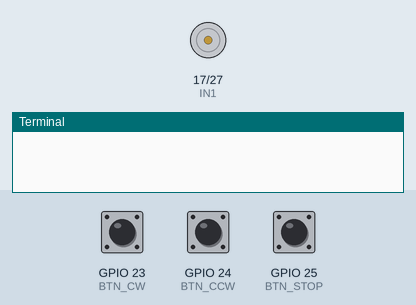
Simulated run of this program. Board: Raspberry Pi (BCM pin numbers). Shown: motor-driver pin pairs drawn as motors (green arrow = first pin HIGH = forward, orange = second pin HIGH = backward, longer = more drive, scaled by the enable pin), the last lines printed to the terminal. The test bench sets the inputs (shaded band); at power-on: GPIO 23 (BTN_CW) HIGH, GPIO 24 (BTN_CCW) HIGH, GPIO 25 (BTN_STOP) HIGH.

Above: at 1.2 s.
1.3 s: GPIO 23 (BTN_CW) pulled LOW for 0.15 s
At 2.5 s:
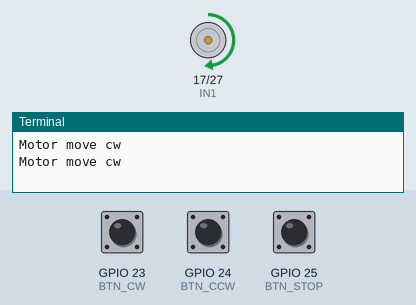
2.9 s: GPIO 24 (BTN_CCW) pulled LOW for 0.15 s
At 3.7 s:
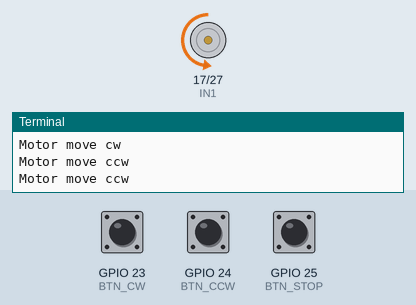
4.5 s: GPIO 25 (BTN_STOP) pulled LOW for 0.15 s
At 5.0 s:
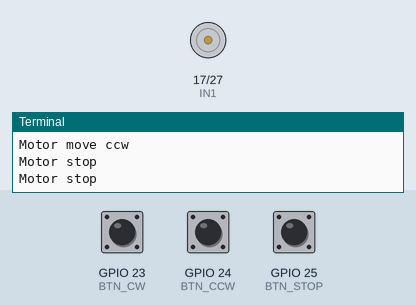
6.1 s: GPIO 23 (BTN_CW) pulled LOW for 1 s
At 7.4 s:
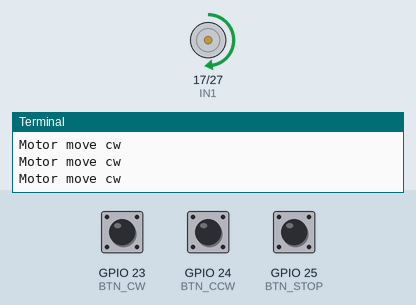
8.6 s: GPIO 24 (BTN_CCW) pulled LOW for 1 s
At 9.4 s:
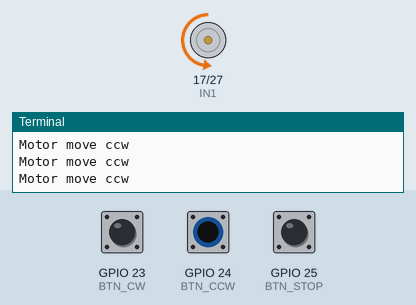
Timing chart, 0 to 11.6 s (numbered marks = the images above; inputs shaded):
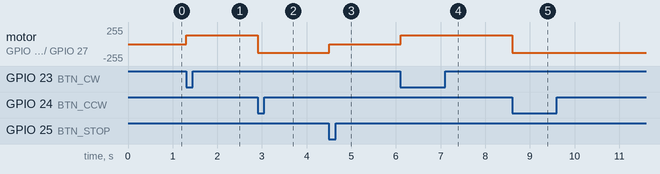

Measured:
- after the input at 1.3 s, motor on GPIO 17 (IN1) / GPIO 27 (IN2): stopped → forward 128/255 at once
- after the input at 2.9 s, motor on GPIO 17 (IN1) / GPIO 27 (IN2): forward 128/255 → backward 128/255 at once
- after the input at 4.5 s, motor on GPIO 17 (IN1) / GPIO 27 (IN2): backward 128/255 → stopped at once
- after the input at 6.1 s, motor on GPIO 17 (IN1) / GPIO 27 (IN2): stopped → forward 128/255 at once
- after the input at 8.6 s, motor on GPIO 17 (IN1) / GPIO 27 (IN2): forward 128/255 → backward 128/255 at once

The program:

main.py
```python
import RPi.GPIO as GPIO
import keyboard
import time

# Definir els pins GPIO
IN1 = 17  # Entrada 1 del L298N
IN2 = 27  # Entrada 2 del L298N
ENA = 22  # Control de velocitat (PWM)

# Pins dels botons
BTN_CW = 23
BTN_CCW = 24
BTN_STOP = 25

# Configuració dels GPIO
GPIO.setmode(GPIO.BCM)
GPIO.setup(IN1, GPIO.OUT)
GPIO.setup(IN2, GPIO.OUT)
GPIO.setup(ENA, GPIO.OUT)  # Sortida PWM

# Configuració dels botons
GPIO.setup(BTN_CW, GPIO.IN, pull_up_down=GPIO.PUD_UP)
GPIO.setup(BTN_CCW, GPIO.IN, pull_up_down=GPIO.PUD_UP)
GPIO.setup(BTN_STOP, GPIO.IN, pull_up_down=GPIO.PUD_UP)

# Configurar PWM al pin ENA (freqüència 1000Hz)
pwm = GPIO.PWM(ENA, 1000)
pwm.start(50)  # Iniciar PWM amb el 50% de potència


def motor_move_CW():
    GPIO.output(IN1, GPIO.HIGH)
    GPIO.output(IN2, GPIO.LOW)


def motor_move_CCW():
    GPIO.output(IN1, GPIO.LOW)
    GPIO.output(IN2, GPIO.HIGH)


def motor_stop():
    GPIO.output(IN1, GPIO.LOW)
    GPIO.output(IN2, GPIO.LOW)


try:
    while True:
        if GPIO.input(BTN_CW) == GPIO.LOW:
            print("Motor move cw")
            motor_move_CW()

        elif GPIO.input(BTN_CCW) == GPIO.LOW:
            print("Motor move ccw")
            motor_move_CCW()

        elif GPIO.input(BTN_STOP) == GPIO.LOW:
            print("Motor stop")
            motor_stop()

        time.sleep(0.1)

except KeyboardInterrupt:
    print("Stoping motor...")

finally:
    pwm.stop()
    GPIO.cleanup()
```
